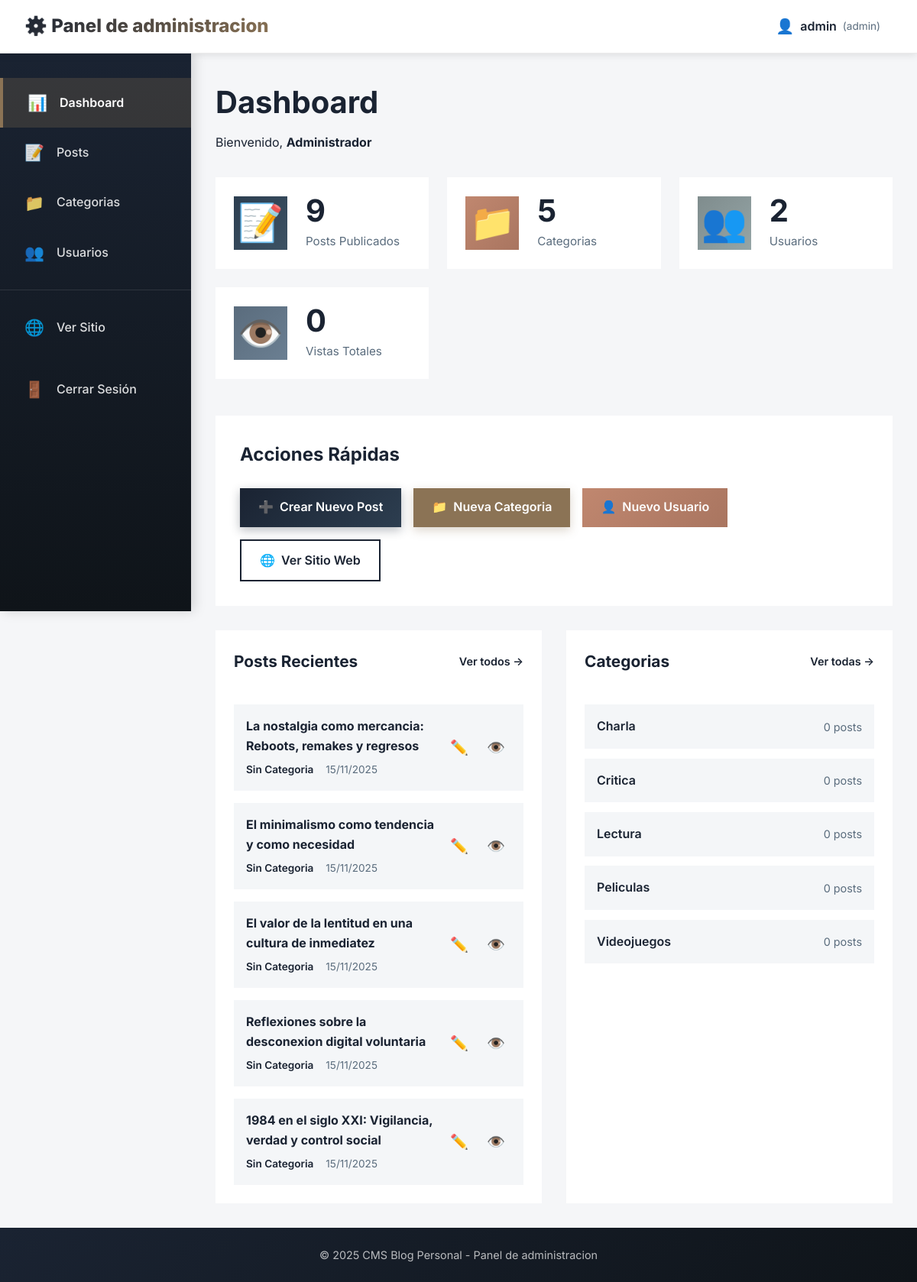
The app's page /public/admin/index.php (signed in) with its own data.
### tables this page shows
CREATE TABLE `posts` (
  `id` int(11) NOT NULL AUTO_INCREMENT,
  `title` varchar(200) NOT NULL,
  `slug` varchar(200) NOT NULL,
  `description` text DEFAULT NULL,
  `content` longtext NOT NULL,
  `image` varchar(255) DEFAULT NULL,
  `category_id` int(11) DEFAULT NULL,
  `author_id` int(11) NOT NULL,
  `published` tinyint(1) DEFAULT 0,
  `views` int(11) DEFAULT 0,
  `created_at` timestamp NOT NULL DEFAULT current_timestamp(),
  `updated_at` timestamp NOT NULL DEFAULT current_timestamp() ON UPDATE current_timestamp(),
  PRIMARY KEY (`id`),
  UNIQUE KEY `slug` (`slug`),
  KEY `idx_slug` (`slug`),
  KEY `idx_category` (`category_id`),
  KEY `idx_author` (`author_id`),
  KEY `idx_published` (`published`),
  KEY `idx_created` (`created_at`),
  CONSTRAINT `posts_ibfk_1` FOREIGN KEY (`category_id`) REFERENCES `categories` (`id`) ON DELETE SET NULL,
  CONSTRAINT `posts_ibfk_2` FOREIGN KEY (`author_id`) REFERENCES `users` (`id`) ON DELETE CASCADE
);

CREATE TABLE `categories` (
  `id` int(11) NOT NULL AUTO_INCREMENT,
  `name` varchar(100) NOT NULL,
  `slug` varchar(100) NOT NULL,
  `description` text DEFAULT NULL,
  `created_at` timestamp NOT NULL DEFAULT current_timestamp(),
  `updated_at` timestamp NOT NULL DEFAULT current_timestamp() ON UPDATE current_timestamp(),
  PRIMARY KEY (`id`),
  UNIQUE KEY `name` (`name`),
  UNIQUE KEY `slug` (`slug`),
  KEY `idx_slug` (`slug`)
);

### config/config.php (called while the page is built, shortened)
<?php
spl_autoload_register(function ($class) {
    if (strpos($class, 'App\\') === 0) {
        $classPath = str_replace('App\\', '', $class);
        $classPath = str_replace('\\', '/', $classPath);
        $file = ROOT_PATH . '/app/' . $classPath . '.php';
        if (file_exists($file)) {
            return;
        }
    }
});

### app/Models/Database.php (called while the page is built, shortened)
<?php
class Database {
    private static $instance = null;
    private $connection;
    private function __construct() {
        try {
            $host = DB_HOST;
            $port = defined('DB_PORT') ? DB_PORT : '3306';
            $dbname = DB_NAME;
            $username = DB_USER;
            $password = DB_PASS;
            $charset = defined('DB_CHARSET') ? DB_CHARSET : 'utf8mb4';
            $dsn = "mysql:host=$host;port=$port;dbname=$dbname;charset=$charset";
            $options = [
                PDO::ATTR_ERRMODE            => PDO::ERRMODE_EXCEPTION,
                PDO::ATTR_DEFAULT_FETCH_MODE => PDO::FETCH_ASSOC,
                PDO::ATTR_EMULATE_PREPARES   => false,
                PDO::ATTR_TIMEOUT            => 5,
            ];
            $this->connection = new PDO($dsn, $username, $password, $options);
        } catch (PDOException $e) {
            $errorMsg = "Error de conexión a la base de datos: " . $e->getMessage();
            $errorMsg .= "\n\nPor favor verifica que:";
            $errorMsg .= "\n1. El servidor MySQL/MariaDB esté activo (XAMPP, WAMP, etc.)";
            $errorMsg .= "\n2. Las credenciales en config/config.php sean correctas";
            $errorMsg .= "\n3. La base de datos 'cms_blog' exista";
            $errorMsg .= "\n4. El puerto sea el correcto (usualmente 3306)";
            die("<pre style='background:#ff4444;color:white;padding:20px;border-radius:8px;'>$errorMsg</pre>");
        }
    }
    public static function getInstance() {
        if (self::$instance === null) {
            self::$instance = new self();
        }
        return self::$instance;
    }
    public function getConnection() {
        return $this->connection;
    }
}

### public/admin/auth.php (called while the page is built, shortened)
<?php
if (!defined('BASE_URL')) {
    require_once __DIR__ . '/../../config/config.php';
}
$userModel = new User();
$currentUser = $userModel->getCurrentUser();
function isAdmin() {
    global $currentUser;
    return $currentUser['role'] === 'admin';
}
function canCreateContent() {
    global $currentUser;
    return in_array($currentUser['role'], ['admin', 'author']);
}

### app/Models/User.php (called while the page is built, shortened)
<?php
class User {
    public function getCurrentUser() {
        return $_SESSION['user'] ?? null;
    }
}

### app/Models/Post.php (called while the page is built, shortened)
<?php
class Post {
    private $db;
    public function __construct() {
        $this->db = Database::getInstance()->getConnection();
    }
    public function getAllPosts($page = 1, $perPage = 6) {
        $offset = ($page - 1) * $perPage;
        try {
            $checkCol = $this->db->query("SHOW COLUMNS FROM users LIKE 'avatar'");
            $hasAvatar = $checkCol->rowCount() > 0;
        } catch (\Exception $e) {
            $hasAvatar = false;
        }
        if ($hasAvatar) {
            $sql = "SELECT p.*, c.name as category_name, c.slug as category_slug,
                           u.username as author_name, u.avatar as author_avatar
                    FROM posts p
                    LEFT JOIN categories c ON p.category_id = c.id
                    LEFT JOIN users u ON p.author_id = u.id
                    WHERE p.published = 1
                    ORDER BY p.created_at DESC
                    LIMIT :limit OFFSET :offset";
        }
        $stmt = $this->db->prepare($sql);
        $stmt->bindValue(':limit', $perPage, PDO::PARAM_INT);
        $stmt->bindValue(':offset', $offset, PDO::PARAM_INT);
        $stmt->execute();
        return $stmt->fetchAll();
    }
    public function getTotalPosts() {
        $sql = "SELECT COUNT(*) as total FROM posts WHERE published = 1";
        $stmt = $this->db->query($sql);
        $result = $stmt->fetch();
        return $result['total'];
    }
}

### app/Models/Category.php (called while the page is built, shortened)
<?php
class Category {
    private $db;
    public function __construct() {
        $this->db = Database::getInstance()->getConnection();
    }
    public function getCategoriesWithPostCount() {
        $sql = "SELECT c.*, COUNT(p.id) as post_count
                FROM categories c
                LEFT JOIN posts p ON c.id = p.category_id AND p.published = 1
                GROUP BY c.id
                ORDER BY c.name ASC";
        $stmt = $this->db->query($sql);
        return $stmt->fetchAll();
    }
}

### public/admin/index.php (the view, shortened to what this page needs)
<?php
require_once 'auth.php';
$postModel = new Post();
$categoryModel = new Category();
$db = Database::getInstance()->getConnection();
$totalPosts = $postModel->getTotalPosts();
$stmt = $db->query("SELECT COUNT(*) as total FROM categories");
$totalCategories = $stmt->fetch()['total'];
$stmt = $db->query("SELECT COUNT(*) as total FROM users");
$totalUsers = $stmt->fetch()['total'];
$recentPosts = $postModel->getAllPosts(1, 5);
$categories = $categoryModel->getCategoriesWithPostCount();
include '../../app/Views/admin/header.php';
?>
<div class="admin-dashboard">
    <div class="dashboard-header">
        <h1>Dashboard</h1>
        <p>Bienvenido, <strong><?= htmlspecialchars($currentUser['full_name'] ?: $currentUser['username']) ?></strong></p>
    </div>
    <div class="stats-grid">
        <div class="stat-card stat-posts">
            <div class="stat-icon">📝</div>
            <div class="stat-content">
                <div class="stat-number"><?= $totalPosts ?></div>
                <div class="stat-label">Posts Publicados</div>
            </div>
        </div>
        <div class="stat-card stat-categories">
            <div class="stat-icon">📁</div>
            <div class="stat-content">
                <div class="stat-number"><?= $totalCategories ?></div>
                <div class="stat-label">Categorias</div>
            </div>
        </div>
        <div class="stat-card stat-users">
            <div class="stat-icon">👥</div>
            <div class="stat-content">
                <div class="stat-number"><?= $totalUsers ?></div>
                <div class="stat-label">Usuarios</div>
            </div>
        </div>
        <div class="stat-card stat-views">
            <div class="stat-icon">👁️</div>
            <div class="stat-content">
                <?php
                $stmt = $db->query("SELECT SUM(views) as total FROM posts");
                $totalViews = $stmt->fetch()['total'] ?? 0;
                ?>
                <div class="stat-number"><?= number_format($totalViews) ?></div>
                <div class="stat-label">Vistas Totales</div>
            </div>
        </div>
    </div>
    <div class="quick-actions">
        <h2>Acciones Rápidas</h2>
        <div class="action-buttons">
            <?php if (canCreateContent()): ?>
            <a href="posts/create.php" class="action-btn btn-primary">
                <span class="btn-icon">➕</span>
                Crear Nuevo Post
            </a>
            <?php endif; ?>
            <a href="categories/create.php" class="action-btn btn-secondary">
                <span class="btn-icon">📁</span>
                Nueva Categoria
            </a>
            <?php if (isAdmin()): ?>
            <a href="users/create.php" class="action-btn btn-accent">
                <span class="btn-icon">👤</span>
                Nuevo Usuario
            </a>
            <?php endif; ?>
            <a href="<?= BASE_URL ?>/index.php" class="action-btn btn-outline" target="_blank">
                <span class="btn-icon">🌐</span>
                Ver Sitio Web
            </a>
        </div>
    </div>
    <div class="dashboard-grid">
        <div class="dashboard-section">
            <div class="section-header">
                <h2>Posts Recientes</h2>
                <a href="posts/index.php" class="section-link">Ver todos →</a>
            </div>
            <?php if (!empty($recentPosts)): ?>
            <div class="recent-posts-list">
                <?php foreach ($recentPosts as $post): ?>
                <div class="recent-post-item">
                    <div class="post-info">
                        <h3><?= htmlspecialchars($post['title']) ?></h3>
                        <div class="post-meta-info">
                            <span class="meta-category"><?= htmlspecialchars($post['category_name'] ?? 'Sin Categoria') ?></span>
                            <span class="meta-date"><?= date('d/m/Y', strtotime($post['created_at'])) ?></span>
                        </div>
                    </div>
                    <div class="post-actions">
                        <a href="posts/edit.php?id=<?= $post['id'] ?>" class="btn-icon-action" title="Editar">✏️</a>
                        <a href="<?= BASE_URL ?>/post.php?id=<?= $post['id'] ?>" class="btn-icon-action" title="Ver" target="_blank">👁️</a>
                    </div>
                </div>
                <?php endforeach; ?>
            </div>
            <?php else: ?>
            <p class="empty-message">No hay posts aún. <a href="posts/create.php">Crea el primero</a></p>
            <?php endif; ?>
        </div>
        <div class="dashboard-section">
            <div class="section-header">
                <h2>Categorias</h2>
                <a href="categories/index.php" class="section-link">Ver todas →</a>
            </div>
            <?php if (!empty($categories)): ?>
            <div class="categories-list">
                <?php foreach (array_slice($categories, 0, 5) as $category): ?>
                <div class="category-item-dash">
                    <div class="category-info">
                        <span class="category-name-dash"><?= htmlspecialchars($category['name']) ?></span>
                        <span class="category-count-dash"><?= $category['post_count'] ?> posts</span>
                    </div>
                </div>
                <?php endforeach; ?>
            </div>
            <?php else: ?>
            <p class="empty-message">No hay Categorias. <a href="categories/create.php">Crea una</a></p>
            <?php endif; ?>
        </div>
    </div>
</div>
<?php include '../../app/Views/admin/footer.php'; ?>

### public/css/style-clean.css (style rules this page uses)
* { margin: 0; padding: 0; box-sizing: border-box; }
:root { --primary-color: #2c3e50; --primary-dark: #1a252f; --primary-light: #34495e; --accent-color: #c0876f; --text-primary: #2c3e50; --text-secondary: #7f8c8d; --text-light: #95a5a6; --bg-main: #f5f6f7; --font-primary: 'Inter', -apple-system, BlinkMacSystemFont, 'Segoe UI', sans-serif; --font-heading: 'Playfair Display', Georgia, serif; }
body { font-family: var(--font-primary); background: radial-gradient(circle at 20% 50%, rgba(139, 115, 85, 0.03) 0%, transparent 50%), radial-gradient(circle at 80% 80%, rgba(26, 35, 50, 0.02) 0%, transparent 50%), linear-gradient(135deg, #f5f7fa 0%, #eff2f5 100%); background-attachment: fixed; color: var(--text-primary); line-height: 1.6; min-height: 100vh; }
.btn-primary { display: inline-block; padding: 0.8rem 2rem; background: var(--primary-color); color: white; text-decoration: none; border-radius: 8px; font-weight: 600; transition: all 0.3s ease; }

### public/css/animations.css (style rules this page uses)
body { animation: pageEnter 0.4s ease-out; }

### public/css/colors-professional.css (style rules this page uses)
:root { --primary-color: #1a2332; --primary-dark: #0f1419; --primary-light: #2d3e50; --accent-color: #8b7355; --text-primary: #1a2332; --text-secondary: #5a6c7d; --text-light: #7c8b9a; --bg-main: #f4f6f8; }
.btn-primary { background: linear-gradient(135deg, #1a2332 0%, #2d3e50 100%) !important; }

### public/css/admin-professional.css (style rules this page uses)
:root { --admin-sidebar-bg: #1a2332 !important; --admin-sidebar-hover: #2d3e50 !important; --admin-header-bg: #ffffff !important; --admin-accent: #8b7355 !important; }
.btn-primary { background: linear-gradient(135deg, #1a2332 0%, #2d3e50 100%) !important; border: none !important; box-shadow: 0 4px 12px rgba(26, 35, 50, 0.3); transition: all 0.3s ease; }
.btn-secondary { background: #8b7355 !important; border: none !important; box-shadow: 0 4px 12px rgba(139, 115, 85, 0.3); }

### records on screen
posts: title "La nostalgia como mercancia: Reboots, remakes y regresos", category_name "Sin Categoria", created_at "15/11/2025"
posts: title "El minimalismo como tendencia y como necesidad", category_name "Sin Categoria", created_at "15/11/2025"
posts: title "El valor de la lentitud en una cultura de inmediatez", category_name "Sin Categoria", created_at "15/11/2025"
posts: title "Reflexiones sobre la desconexion digital voluntaria", category_name "Sin Categoria", created_at "15/11/2025"
posts: title "1984 en el siglo XXI: Vigilancia, verdad y control social", category_name "Sin Categoria", created_at "15/11/2025"
categories: name "Charla", post_count "0"
categories: name "Critica", post_count "0"
categories: name "Lectura", post_count "0"
categories: name "Peliculas", post_count "0"
categories: name "Videojuegos", post_count "0"

### other values on screen
$currentUser['username'] "admin"
$currentUser['role'] "admin"
$currentUser['full_name'] ?: $currentUser['username'] "Administrador"
$totalPosts "9"
$totalCategories "5"
$totalUsers "2"
$totalViews "0"
SITE_NAME "CMS Blog Personal"
